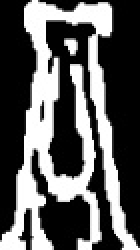
#> input picture python_backend/OpenCV-Playing-Card-Detector/Card_Imgs/Ace.jpg, 70 x 125 px (shown 2 times larger)
$ python -i Cards.py   (imports and definitions only)
#> lines starting #> are read from the running program, lines starting #| are printed output that depends on the picture; after the words box and inside, x2 and y2 are one past the last pixel; in counts of white or black regions, pixels touching at a corner belong together
#> further down, picture is the input picture: shape (125, 70, 3); min 0, max 255, mean 92.4
############## Playing Card Detector Functions ###############

# Import necessary packages
import numpy as np
import cv2
import time

### Constants ###

# Adaptive threshold levels
BKG_THRESH = 60
CARD_THRESH = 30

# Width and height of card corner, where rank and suit are
### THESE NEED TO MATCH THE SIZE OF THE TRAINING IMAGES. ###
### REFER TO CORNER = WARP[0:CORNER_HEIGHT, 0:CORNER_WIDTH] IN Rank_Suit_Isolator.py ###
CORNER_WIDTH = 50
CORNER_HEIGHT = 100

# Dimensions of rank train images
RANK_WIDTH = 70
RANK_HEIGHT = 125

# Dimensions of suit train images
SUIT_WIDTH = 70
SUIT_HEIGHT = 100

RANK_DIFF_MAX = 0.15
SUIT_DIFF_MAX = 0.15


CARD_MAX_AREA = 120000
CARD_MIN_AREA = 25000

font = cv2.FONT_HERSHEY_SIMPLEX

### Structures to hold query card and train card information ###

class Query_card:
    """Structure to store information about query cards in the camera image."""

    # [15 lines left out: function __init__, not called in this run]

class Train_ranks:
    """Structure to store information about train rank images."""

    def __init__(self):
        self.img = [] # Thresholded, sized rank image loaded from hard drive
        self.name = "Placeholder"

class Train_suits:
    """Structure to store information about train suit images."""

    def __init__(self):
        self.img = [] # Thresholded, sized suit image loaded from hard drive
        self.name = "Placeholder"

### Functions ###
# [45 lines left out: functions load_ranks, load_suits, not called in this run]

def preprocess_image(image):
    """Returns a grayed, blurred, and adaptively thresholded camera image."""

    gray = cv2.cvtColor(image,cv2.COLOR_BGR2GRAY)
    blur = cv2.GaussianBlur(gray,(5,5),0)
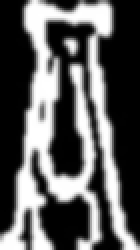
#> blur: shape (125, 70) (shown 2 times larger); min 0, max 255, mean 92.5

    # The best threshold level depends on the ambient lighting conditions.
    # For bright lighting, a high threshold must be used to isolate the cards
    # from the background. For dim lighting, a low threshold must be used.
    # To make the card detector independent of lighting conditions, the
    # following adaptive threshold method is used.
    #
    # A background pixel in the center top of the image is sampled to determine
    # its intensity. The adaptive threshold is set at 50 (THRESH_ADDER) higher
    # than that. This allows the threshold to adapt to the lighting conditions.
    img_w, img_h = np.shape(image)[:2]
#> img_w = 125; img_h = 70
    bkg_level = gray[int(img_h/100)][int(img_w/2)]
#> bkg_level = 1
    thresh_level = bkg_level + BKG_THRESH
#> thresh_level = 61

    retval, thresh = cv2.threshold(blur,thresh_level,255,cv2.THRESH_BINARY)
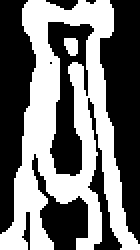
#> thresh: shape (125, 70) (shown 2 times larger); 45.2% white; 2 white regions, box (x1, y1, x2, y2) and area: (0, 0, 70, 125) 3905, (32, 19, 39, 28) 52
#> retval = 61

    return thresh

# [351 lines left out: functions find_cards, preprocess_card, match_card, draw_results, flattener, not called in this run]

>>> import cv2
>>> picture = cv2.imread('Card_Imgs/Ace.jpg')
>>> result = preprocess_image(picture)

$ run again, on python_backend/OpenCV-Playing-Card-Detector/Card_Imgs/Nine.jpg
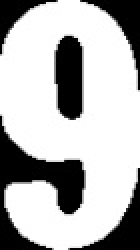
#> input picture python_backend/OpenCV-Playing-Card-Detector/Card_Imgs/Nine.jpg, 70 x 125 px (shown 2 times larger)
#> picture is the input picture: shape (125, 70, 3); min 0, max 255, mean 181.3
#> in preprocess_image, `blur = cv2.GaussianBlur(gray,(5,5),0)`:
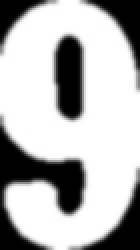
#> blur: shape (125, 70) (shown 2 times larger); min 0, max 255, mean 181.7
#> bkg_level = 0
#> thresh_level = 60
#> in preprocess_image, `retval, thresh = cv2.threshold(blur,thresh_level,255,cv2.THRESH_BINARY)`:
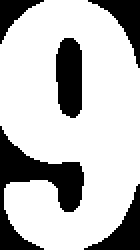
#> thresh: shape (125, 70) (shown 2 times larger); 74.9% white; 5 black regions, box (x1, y1, x2, y2) and area: (0, 63, 42, 125) 928, (28, 19, 41, 59) 450, (42, 92, 70, 125) 324, (44, 0, 70, 34) 302, (0, 0, 22, 22) 190
